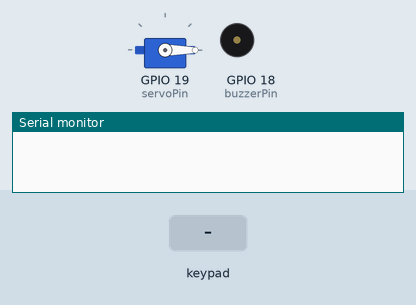
A sketch run on a simulated ESP32. Shown: servo, buzzer (waves = sounding, pin HIGH), the last lines printed to the serial monitor. Inputs (shaded band) come from the test bench.

Above: at 1.2 s.
1.3 s: keypad keys 1 2 3 4 pressed 0.4 s apart
At 3.5 s:
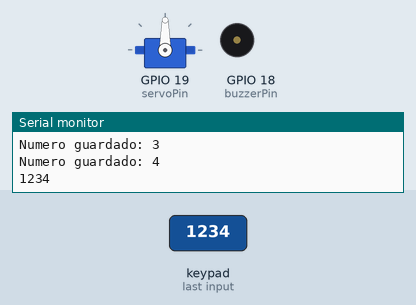
4.4 s: key 'A' pressed
7.4 s: key 'B' pressed
9.1 s: keypad keys 1 2 3 4 # pressed 0.4 s apart
12.6 s: key '1' pressed
At 13.4 s:
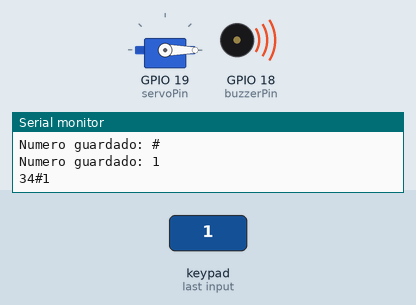
15.2 s: keypad keys 1 2 3 4 * pressed 0.4 s apart
At 22.7 s:
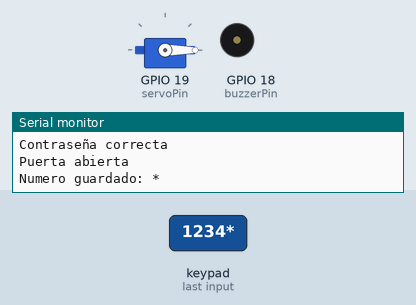
Timing chart, 0 to 23.0 s (numbered marks = the images above; inputs shaded):
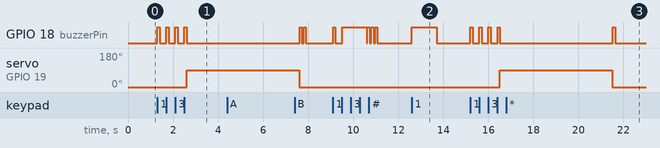

The sketch:

Keypad_servo_OBS.ino
```cpp
#include <Keypad.h>
#include <ESP32Servo.h>

/*KEYPAD definition:
 define the symbols on the buttons of the keypad*/
char keys[4][4] = {
  { '1', '2', '3', 'A' },
  { '4', '5', '6', 'B' },
  { '7', '8', '9', 'C' },
  { '*', '0', '#', 'D' }
};

byte rowPins[4] = { 14, 27, 26, 25 };  // connect to the row pinouts of the keypad
byte colPins[4] = { 4, 21, 22, 23 };   // connect to the column pinouts of the keypad

// initialize an instance of class NewKeypad
Keypad myKeypad = Keypad(makeKeymap(keys), rowPins, colPins, 4, 4);

Servo myservo;       // Create servo object to control a servo
int servoPin = 19;   // Define the servo pin
int buzzerPin = 18;  // Define the buzzer pin

char passWord[] = { "1234" };  // Save the correct password

void PassWordFunct() {
  static char keyIn[4];                 // Save the input character
  static byte keyInNum = 0;             // Save the the number of input characters
  char keyPressed = myKeypad.getKey();  // Get the character input
  // Handle the input characters
  if (keyPressed) {
    // Make a prompt tone each time press the key
    digitalWrite(buzzerPin, HIGH);
    delay(100);
    digitalWrite(buzzerPin, LOW);
    // Save the input characters
    keyIn[keyInNum++] = keyPressed;
    Serial.print("Numero guardado: ");
    Serial.print(keyPressed);
    Serial.print("\n");
    // Judge the correctness after input
    if (keyInNum == 4) {
      bool isRight = true;           // Save password is correct or not
      for (int i = 0; i < 4; i++) {  // Judge each character of the password is correct or not
        Serial.print(keyIn[i]);
        if (keyIn[i] != passWord[i])
          isRight = false;  // Mark wrong passageword if there is any wrong character.
      }
      Serial.print("\n");
      if (isRight) {        // If the input password is right
        myservo.write(90);  // Open the switch
        delay(5000);        // Delay a period of time
        myservo.write(0);   // Close the switch
        Serial.println("Contraseña correcta");
        Serial.println("Puerta abierta");
      } else {                          // If the input password is wrong
        digitalWrite(buzzerPin, HIGH);  // Make a wrong password prompt tone
        delay(1000);
        digitalWrite(buzzerPin, LOW);
        Serial.println("La contraseña no es correcta");
      }
      keyInNum = 0;  // Reset the number of the input characters to 0
    }
  }
}

void setup() {
  myservo.setPeriodHertz(50);           // standard 50 hz servo
  myservo.attach(servoPin, 500, 2500);  // attaches the servo on servoPin to the servo object
                                        // set the high level time range of the servo motor for an accurate 0 to 180 sweep
  myservo.write(0);                     // Set the starting position of the servo motor
  pinMode(buzzerPin, OUTPUT);
  Serial.begin(115200);
}

void loop() {
  PassWordFunct();
}
```

Measured:
- after the input at 1.3 s, GPIO 18 (buzzerPin): alternates HIGH for 0.10 s and LOW for 0.30 s, 8 changes in all, then stays LOW, starting at once; servo on GPIO 19 (servoPin): 0° → 90° after 1.3 s
- after the input at 4.4 s, every drawn part: stays the same
- after the input at 12.6 s, GPIO 18 (buzzerPin): LOW → HIGH at once, → LOW 1.1 s later
- after the input at 15.2 s, GPIO 18 (buzzerPin): goes 3 × (HIGH 0.10 s, LOW 0.30 s), HIGH 0.10 s, LOW 5.0 s, HIGH 0.10 s, then LOW, starting at once; servo on GPIO 19 (servoPin): 0° → 90° after 1.3 s, → 0° 5.0 s later
